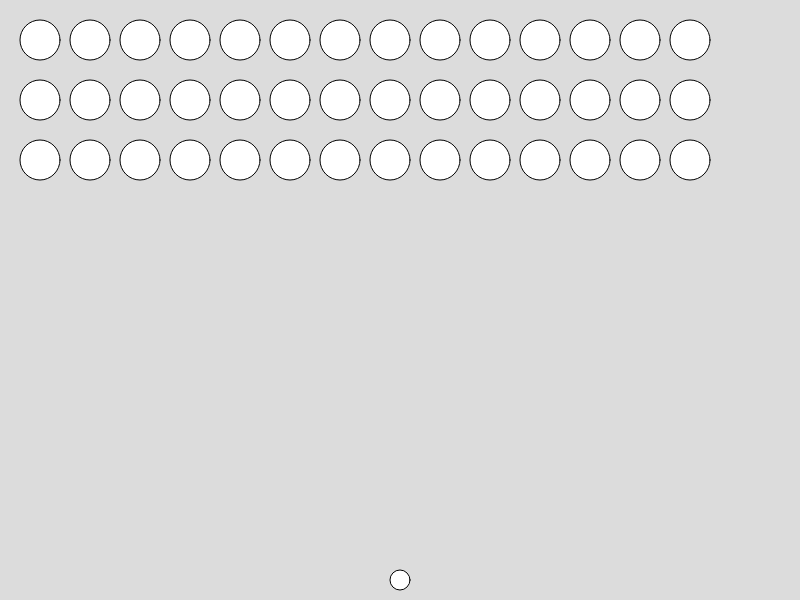
Frame 1 (no input)
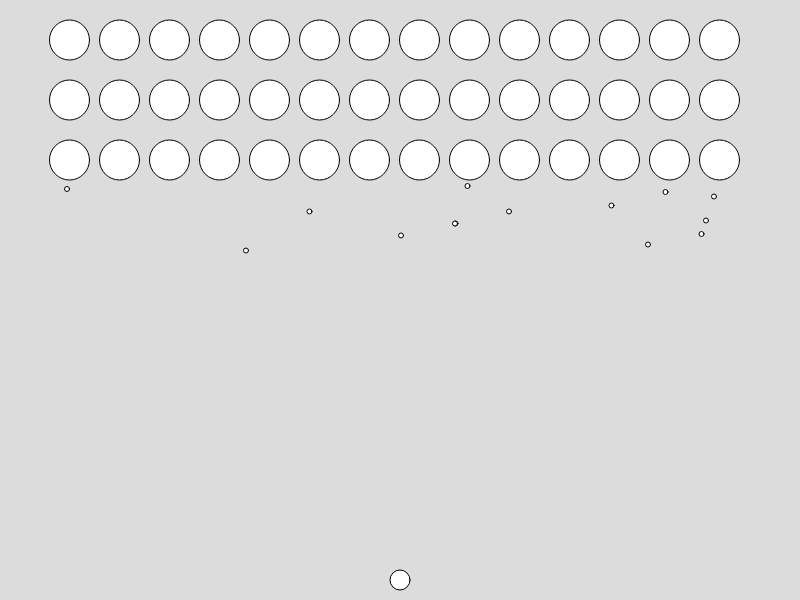
Frame 60 (no input)
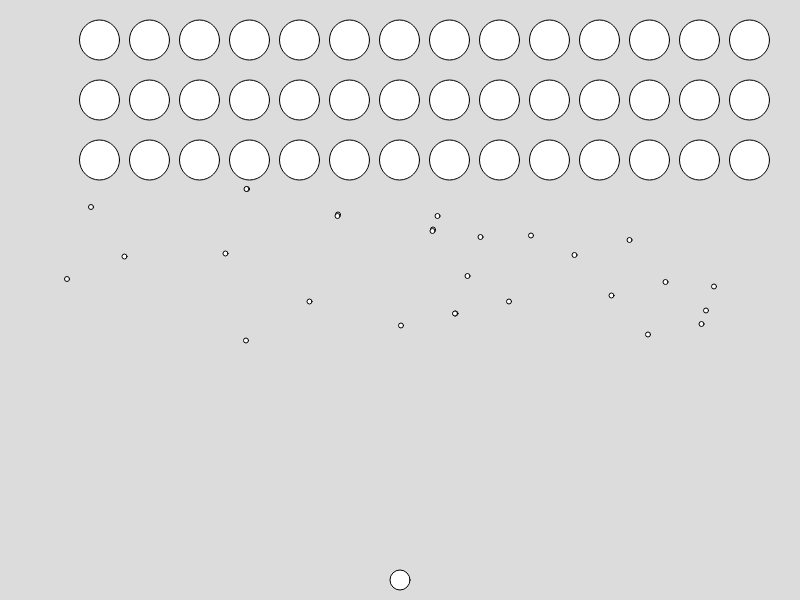
Frame 120 (the mouse pressed at the canvas centre since frame 60)

The p5.js sketch that drew these frames (run headless with seeded random() and noise() and a simulated clock; from frame 60 on, the mouse is pressed at the canvas centre):

// p5.js sketch
// ── sketch.js
var enemies = []
var bullets = []
var ebullets = []
var fighter
var switcheroo = false

function setup() {
    createCanvas(800, 600);
    for (var i = 0; i < 14; i++) {
        enemies.push(new Enemy(40 + 50 * i, 40, 40))
    }
    for (var i = 0; i < 14; i++) {
        enemies.push(new Enemy(40 + 50 * i, 100, 40))
    }
    for (var i = 0; i < 14; i++) {
        enemies.push(new Enemy(40 + 50 * i, 160, 40))
    }
    fighter = new Fighter()
}

function draw() {
    background(220);
    //fighter display and movement
    fighter.show()
    fighter.move()

    if (switcheroo == true){
        for (var em = 0; em < enemies.length; em++) {
            enemies[em].changeD()
        }
        switcheroo = false
    }

    for (var e = 0; e < enemies.length; e++) {
        //Check against all other enemies to see if any with the same X have a less y
        enemies[e].bottom = true
        for (var other = 0; other < enemies.length; other++) {
            if (enemies[e].x == enemies[other].x) {
                if (enemies[e].y < enemies[other].y) {
                    enemies[e].bottom = false
                }
            }
        }

        //create random firing from enemies
        var r = floor(random(0, 50 * enemies.length))
        if (r < enemies.length && enemies[r].bottom) {
            var bullet = new Bullet(enemies[r], 1, false, 1.5)
            bullets.push(bullet)
        }

        //show and move enemies
        enemies[e].show()
        enemies[e].move()

        if (enemies[e].x < 20 || enemies[e].x > width - 20) {
            switcheroo = true
        }
    }

    //Bullet movement
    for (var i = bullets.length - 1; i >= 0; i--) {
        bullets[i].show()
        bullets[i].move()

        //Enemy bullets kill fighter
        if (bullets[i].hit(fighter)) {
            if (bullets[i].fbullet == false) {
                //fighter.gameover()
            }
        }

        //Remove Bullets that go off screen
        if (bullets[i].y < 0 || bullets[i].y > height) {
            bullets.splice([i], 1)
        }

        //Fighter bullets hitting enemies
        if (bullets.length > 0) {
            for (var j = enemies.length - 1; j >= 0; j--) {
                if (bullets[i].hit(enemies[j])) {
                    if (bullets[i].fbullet == true) {

                        //Remove bullet Remove Enemy
                        bullets.splice([i], 1)
                        enemies.splice([j], 1)

                        //increase speed whn enemy dies
                        for (var es of enemies) {
                            es.speed += 0.5
                        }
                    }
                }
            }
        }
    }
    if (enemies.length == 0 && !fighter.dead &&
        bullets.length == 0) {
        textSize(32)
        text("YOU WIN", width / 3, height / 2)
    }
    if (fighter.dead) {
        textSize(32)
        text("YOU LOSE", width / 3, height / 2)
    }
}

function keyPressed() {
    if (key === ' ' && !fighter.dead) {
        var bullet = new Bullet(fighter, -1, true, 2.5)
        bullets.push(bullet)
    }
}

function BiggerElements(val) {
    return function (evalue, index, array) {
        return (evalue >= val);
    };
}

function SmallerElements(val) {
    return function (evalue, index, array) {
        return (evalue <= val);
    };
}
// ── bullet.js
class Bullet {
    constructor(fighter,d,fbullet,speed) {
      this.x = fighter.x
      this.y = fighter.y+fighter.size/2*d
      this.speed = speed
      this.size = 5
      this.d = d
      this.fbullet = fbullet
    }
  
    show() {
      ellipse(this.x, this.y, this.size)
    }
  
    move() {
      this.y += this.speed * this.d
    }
  
    hit(other) {
      return dist(this.x,this.y,other.x,other.y)<
        this.size/2+other.size/2
    }
  }
// ── enemy.js
class Enemy {
    constructor(x, y, s) {
        this.x = x
        this.y = y
        this.size = s
        this.d = 1
        this.speed = 0.5
        this.bottom = true
    }

    show() {
        ellipse(this.x, this.y, this.size)
    }
    move() {
        this.x += this.speed * this.d
    }
    changeD() {
        this.d = -this.d
        //this.y += 3
    }
}
// ── fighter.js
class Fighter {
	constructor(){
  	this.x = width/2
    this.y = height -20
    this.size = 20
    this.dead = false
  }
	show(){
  	ellipse(this.x,this.y,this.size)
  }
  move(){
  	if(keyIsDown(RIGHT_ARROW)&&this.x<width-this.size/2){
    	this.x+=5
    }
    if(keyIsDown(LEFT_ARROW)&&this.x>0+this.size/2){
    	this.x-=5
    }
  }
  gameover(){
  	this.size=0
    this.dead = true
  }
}
